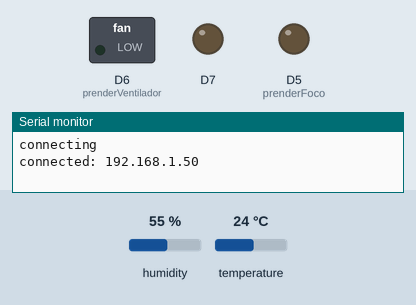
Recording of a sketch running on a simulated ESP8266 (NodeMCU). On the bench: switched loads named in the sketch (green lamp = pin HIGH), output pins drawn as LEDs (lit = HIGH), the last lines printed to the serial monitor. The inputs (shaded band) are chosen by the test bench; at power-on: temperature 24 °C, humidity 55 %. WiFi joins after 1.5 s; servers stay silent unless stated; uploads are accepted with an empty reply.

Above: at 3.0 s.
3.1 s: temperature set to 28 °C
7.6 s: temperature set to 31 °C
At 9.8 s:
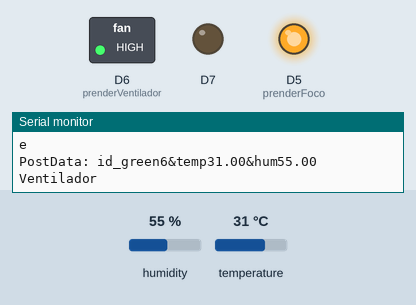
10.9 s: temperature set to 12 °C
At 13.0 s:
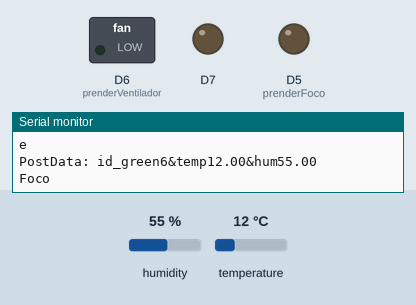
13.8 s: temperature set to 33 °C
At 16.7 s:
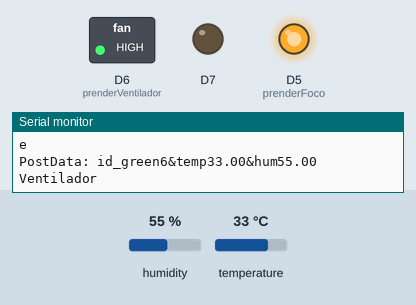
Timing chart, 0 to 17.9 s (numbered marks = the images above; inputs shaded):
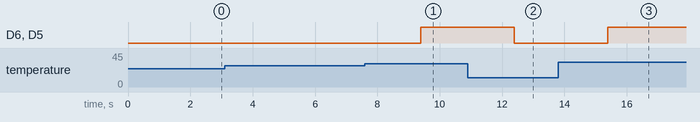

Measured:
- the behaviour switches between 29 and 30 °C on temperature (found by bisection; images 0 and 1)
- after the input at 7.6 s, D6 (prenderVentilador), D5 (prenderFoco): LOW → HIGH after 1.8 s
- after the input at 10.9 s, D6 (prenderVentilador), D5 (prenderFoco): HIGH → LOW after 1.5 s
- after the input at 13.8 s, D6 (prenderVentilador), D5 (prenderFoco): LOW → HIGH after 1.6 s

The sketch:

M_duloWIFI_Ricardo.ino
```cpp
#include <SPI.h>
#include <BlynkSimpleEsp8266.h>
#include <SimpleTimer.h>
#include <SoftwareSerial.h>
#include <FirebaseArduino.h>
#include <ArduinoJson.h>
#include <DHT.h>
//#include <WiFi.h>

#include <ESP8266WiFi.h>
#include <WiFiClient.h>
WiFiClient client;
#define BLYNK_PRINT Serial
#define FIREBASE_HOST "proyectoalgoritmos-d3ba4.firebaseio.com"
#define FIREBASE_AUTH "73Hd45LiGmM3OnxPOUh22Knkgew2wZOcYjNbwMYc"
#define prenderVentilador D6
#define prenderFoco D5
#define DHTPIN 2          // Pin para leer
#define DHTTYPE DHT11     // DHT 11
#define IP "192.168.1.72"
#define PUERTO 8000

char auth[] = "iabb2XUncClJZXSnx9KcziMrwHustwAP";
char ssid[] = "HOME_WIFI";  //Nombre WIFI
char pass[] = "2439584223";  //Contraseña WIFI
int maxTemperatura= 30;
int maxHumedad=90;
int bandera = 1;
int invernadero = 6;
String host = "192.168.1.72";
String hosts = "192.168.1.72";


DHT dht(DHTPIN, DHTTYPE);
SimpleTimer timer;
void sendSensor()
{
  float humedad = dht.readHumidity();
  float temperatura = dht.readTemperature();
  String temp="";
  String hum="";
  String inv="";
  temp=String(temperatura);
  hum=String(humedad);
  inv=String(invernadero);
  String PostData="id_green"+inv+"&temp"+temp+"&hum"+hum;
  if(client.connect(host,8000)){
    Serial.println("Si entra al post request: ");

    client.println("POST /greenBoy/webservices/InvAPI HTTP/1.1");
    client.println("Host : "+hosts);
    client.println("Accept: *");
    client.println("Content-Type: application/json");
    client.println("cache-control: no-cache");
    client.println(PostData.length());
    client.println();
    client.println(PostData);
    long interval = 2000;
    unsigned long currentMillis = millis(), previousMillis = millis();

    while(!client.available()){

      if( (currentMillis - previousMillis) > interval ){

        Serial.println("Timeout");
        client.stop();
        return;
      }
      currentMillis = millis();
    }

    while (client.connected())
    {
      if ( client.available() )
      {
        char str=client.read();
        Serial.println(str);
      }
    }
  }else{
    Serial.println("No se conecto ");
  }

  Serial.println("PostData: "+PostData);
  if(temperatura>=maxTemperatura)
  {
  digitalWrite(prenderVentilador, HIGH);
  digitalWrite(prenderFoco,HIGH);
  Serial.println("Ventilador");
  }
  else if(temperatura<=maxTemperatura)
  {
  digitalWrite(prenderVentilador, LOW);
  digitalWrite(prenderFoco,LOW);
  Serial.println("Foco");
  }

  if (isnan(humedad) || isnan(temperatura)) {
    Serial.println("Failed to read from DHT sensor!");
    return;
  }

  Blynk.virtualWrite(V5, humedad);  //V5 para humedad
  Blynk.virtualWrite(V6, temperatura);  //V6 para temperatura
  Firebase.setString("Proyecto/Temperatura",String(temperatura));
  Firebase.setString("Proyecto/Humedad",String(humedad));
  if (humedad<maxHumedad && bandera==1){
    Blynk.notify("¡La humedad no es óptima para tus plantas! Aprieta el botón para regar.");
    bandera=0;
  }
  else{
    bandera=1;
  }
}

void setup()
{

  Serial.begin(9600);
  Blynk.begin(auth, ssid, pass);
  pinMode(D7, OUTPUT);
  pinMode(prenderFoco,OUTPUT);
  pinMode(prenderVentilador,OUTPUT);
  dht.begin();
  WiFi.begin(ssid, pass);
  Serial.print("connecting");
  while (WiFi.status() != WL_CONNECTED)
  {
    Serial.print(".");
    delay(500);
  }
  Serial.println();
  Serial.print("connected: ");
  Serial.println(WiFi.localIP());

  Firebase.begin(FIREBASE_HOST, FIREBASE_AUTH);
  // Llamar a una función cada segundo.
  timer.setInterval(1000L, sendSensor);
}

void loop()
{
  Blynk.run();
  timer.run();

}
```
